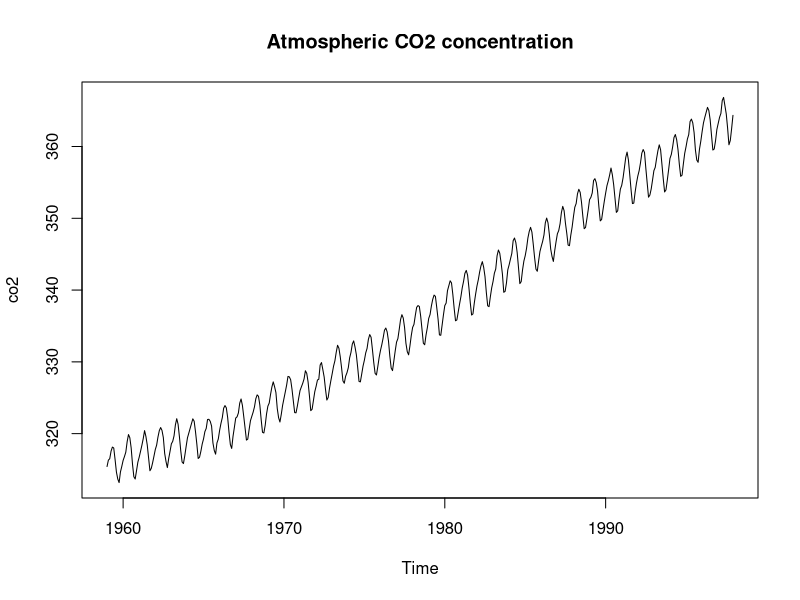
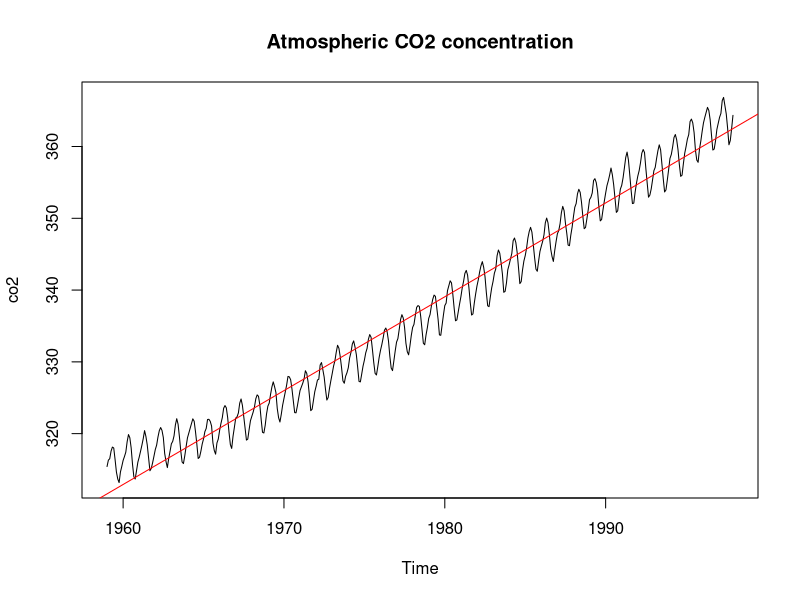
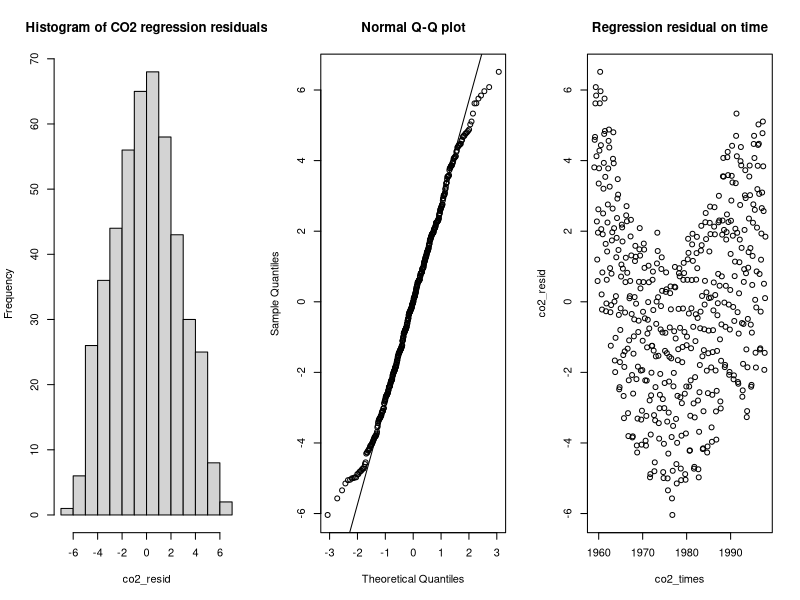
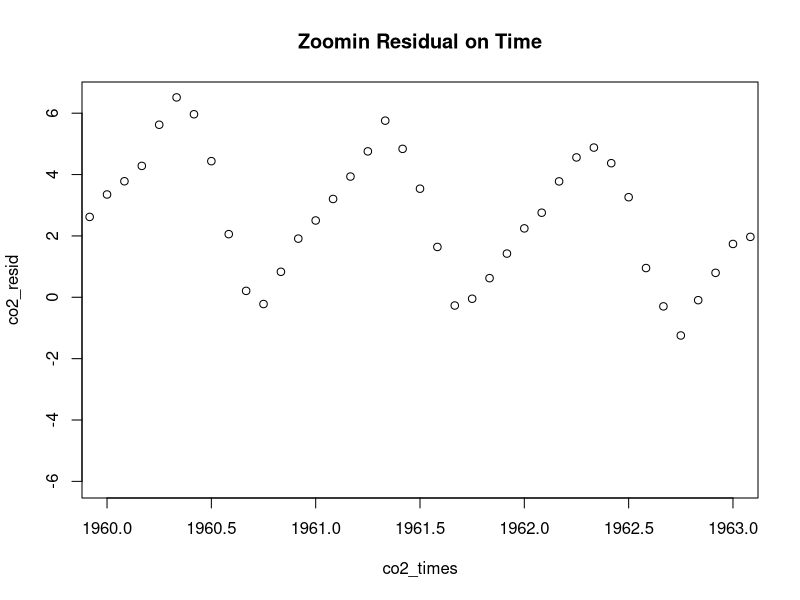
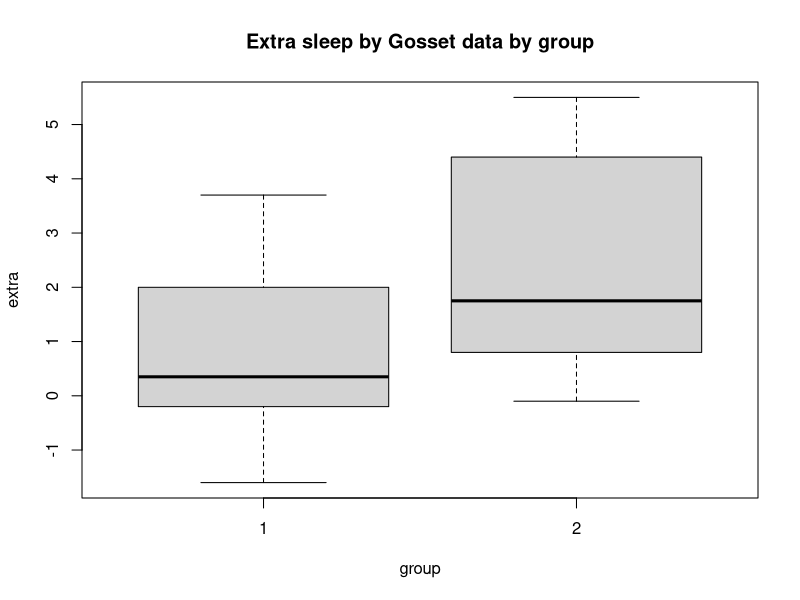
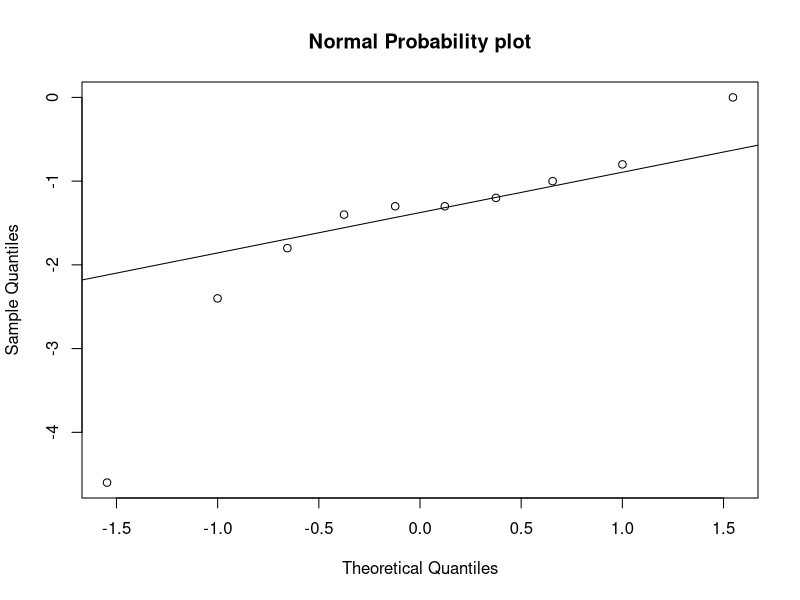
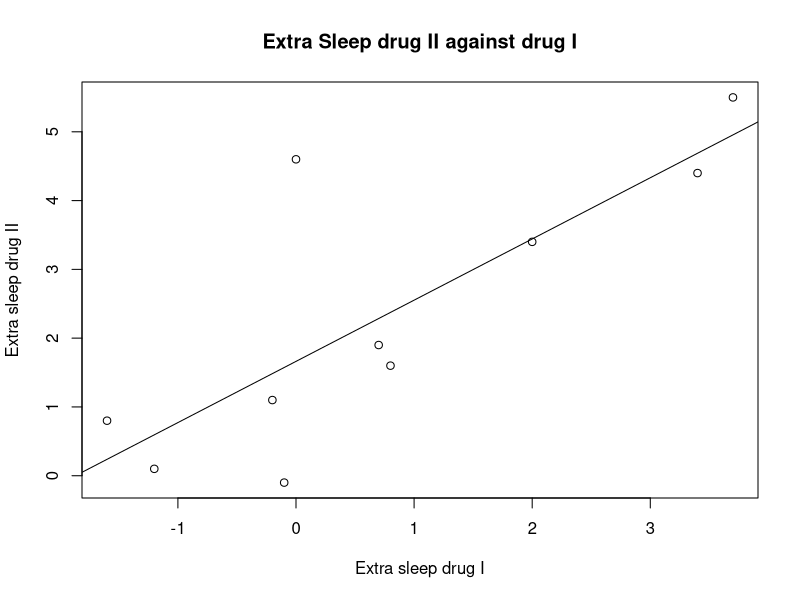
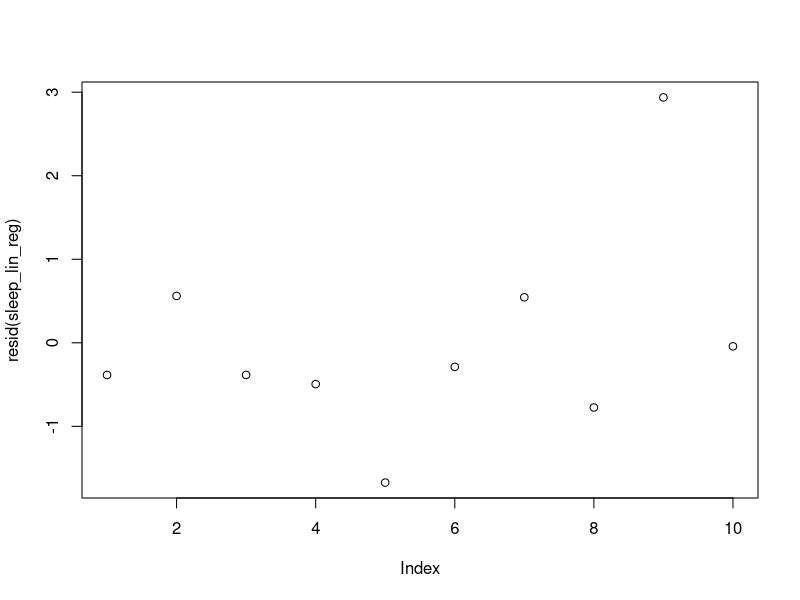

R code for these plots, in order:
# Statistic Review

plot(co2, main = "Atmospheric CO2 concentration")
co2_values <- as.numeric(co2)
co2_times <- as.numeric(time(co2))

# Linear regression univariate x = times, y = values
# Layman computation 
ss_xx <- sum((co2_times - mean(co2_times))^2)
ss_xy <- sum((co2_times - mean(co2_times))*(co2_values - mean(co2_values)))
slope <- ss_xy/ss_xx
intercept <- mean(co2_values) - slope*mean(co2_times)

# Regression by R function
lin_reg <- lm(co2_values ~ co2_times)
plot(co2, main = "Atmospheric CO2 concentration")
abline(lin_reg, col = "red")

# Fitted value & residual
fitted <- intercept +  slope*co2_times 
error <- co2_values - fitted
ss_err <- sum(error^2)
ss_yy <- sum((co2_values - mean(co2_values))^2)
R_sqr <- 1-ss_err/ss_yy

# EDA on residuals, test normal distribution
par(mfrow = c(1, 3))
co2_resid <- resid(lin_reg)
hist(co2_resid, main = 'Histogram of CO2 regression residuals')
qqnorm(co2_resid, main = 'Normal Q-Q plot')
qqline(co2_resid)
plot(co2_resid ~ co2_times, main = 'Regression residual on time')
dev.off()
plot(co2_resid ~ co2_times, xlim = c(1960, 1963), main = 'Zoomin Residual on Time')

# Sleep data
sleep
# summarized data
tapply(sleep$extra, sleep$group, mean)
plot(data = sleep, extra ~ group, main = "Extra sleep by Gosset data by group")

extra1 <- sleep$extra[sleep$group == 1]
extra2 <- sleep$extra[sleep$group == 2]
t.test(extra1, extra2, paired = T, alternative = "two.sided")

# test if sampling distribution (mean of difference) is normal
diff <- extra1 - extra2
qqnorm(diff, main = "Normal Probability plot")
qqline(diff)

# Trun data from test to paired regression
plot(extra1, extra2, xlab = "Extra sleep drug I", ylab = "Extra sleep drug II",
     main = "Extra Sleep drug II against drug I")
sleep_lin_reg <- lm(extra2 ~ extra1)
# plot fitted line
abline(sleep_lin_reg)

# residual normalcy analysis
plot(resid(sleep_lin_reg))

qqnorm(resid(sleep_lin_reg))
qqline(resid(sleep_lin_reg), col = "red")
resid(sleep_lin_reg)

data(trees)
View(trees)
pairs(trees, pch = 21, bg = "brown", col = NA, cex = 1.1)
